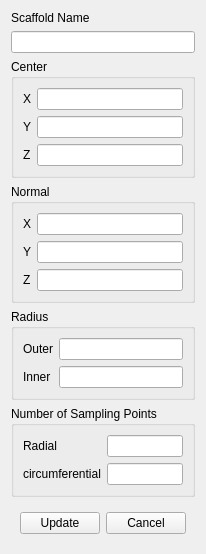
<?xml version="1.0" encoding="UTF-8"?>
<ui version="4.0">
 <class>DiskScaffoldDialog</class>
 <widget class="QWidget" name="DiskScaffoldDialog">
  <property name="geometry">
   <rect>
    <x>0</x>
    <y>0</y>
    <width>198</width>
    <height>540</height>
   </rect>
  </property>
  <property name="windowTitle">
   <string>Form</string>
  </property>
  <layout class="QVBoxLayout" name="verticalLayout">
   <item>
    <widget class="QWidget" name="widget" native="true">
     <layout class="QVBoxLayout" name="verticalLayout_3">
      <property name="leftMargin">
       <number>0</number>
      </property>
      <property name="topMargin">
       <number>0</number>
      </property>
      <property name="rightMargin">
       <number>0</number>
      </property>
      <property name="bottomMargin">
       <number>0</number>
      </property>
      <item>
       <widget class="QLabel" name="label">
        <property name="text">
         <string>Scaffold Name</string>
        </property>
       </widget>
      </item>
      <item>
       <widget class="QLineEdit" name="name"/>
      </item>
     </layout>
    </widget>
   </item>
   <item>
    <widget class="QGroupBox" name="groupBox">
     <property name="title">
      <string>Center</string>
     </property>
     <layout class="QGridLayout" name="gridLayout_2">
      <item row="1" column="0">
       <widget class="QLabel" name="label_11">
        <property name="text">
         <string>Y</string>
        </property>
       </widget>
      </item>
      <item row="0" column="1">
       <widget class="QLineEdit" name="centerX"/>
      </item>
      <item row="0" column="0">
       <widget class="QLabel" name="label_10">
        <property name="text">
         <string>X</string>
        </property>
       </widget>
      </item>
      <item row="1" column="1">
       <widget class="QLineEdit" name="centerY"/>
      </item>
      <item row="2" column="1">
       <widget class="QLineEdit" name="centerZ"/>
      </item>
      <item row="2" column="0">
       <widget class="QLabel" name="label_12">
        <property name="text">
         <string>Z</string>
        </property>
       </widget>
      </item>
     </layout>
    </widget>
   </item>
   <item>
    <widget class="QGroupBox" name="groupBox_1">
     <property name="title">
      <string>Normal</string>
     </property>
     <layout class="QGridLayout" name="gridLayout">
      <item row="1" column="0">
       <widget class="QLabel" name="label_3">
        <property name="text">
         <string>Y</string>
        </property>
       </widget>
      </item>
      <item row="0" column="0">
       <widget class="QLabel" name="label_2">
        <property name="text">
         <string>X</string>
        </property>
       </widget>
      </item>
      <item row="0" column="1">
       <widget class="QLineEdit" name="normalX"/>
      </item>
      <item row="2" column="0">
       <widget class="QLabel" name="label_4">
        <property name="text">
         <string>Z</string>
        </property>
       </widget>
      </item>
      <item row="1" column="1">
       <widget class="QLineEdit" name="normalY"/>
      </item>
      <item row="2" column="1">
       <widget class="QLineEdit" name="normalZ"/>
      </item>
     </layout>
    </widget>
   </item>
   <item>
    <widget class="QGroupBox" name="groupBox_2">
     <property name="title">
      <string>Radius</string>
     </property>
     <layout class="QGridLayout" name="gridLayout_3">
      <item row="0" column="1">
       <widget class="QLineEdit" name="outerRadius"/>
      </item>
      <item row="0" column="0">
       <widget class="QLabel" name="label_5">
        <property name="text">
         <string>Outer</string>
        </property>
       </widget>
      </item>
      <item row="1" column="0">
       <widget class="QLabel" name="label_6">
        <property name="text">
         <string>Inner</string>
        </property>
       </widget>
      </item>
      <item row="1" column="1">
       <widget class="QLineEdit" name="innerRadius"/>
      </item>
     </layout>
    </widget>
   </item>
   <item>
    <widget class="QGroupBox" name="groupBox_3">
     <property name="title">
      <string>Number of Sampling Points</string>
     </property>
     <layout class="QGridLayout" name="gridLayout_4">
      <item row="0" column="0">
       <widget class="QLabel" name="label_7">
        <property name="text">
         <string>Radial</string>
        </property>
       </widget>
      </item>
      <item row="0" column="1">
       <widget class="QLineEdit" name="radialSamples"/>
      </item>
      <item row="1" column="0">
       <widget class="QLabel" name="label_8">
        <property name="text">
         <string>circumferential</string>
        </property>
       </widget>
      </item>
      <item row="1" column="1">
       <widget class="QLineEdit" name="circumferentialSamples"/>
      </item>
     </layout>
    </widget>
   </item>
   <item>
    <spacer name="verticalSpacer">
     <property name="orientation">
      <enum>Qt::Vertical</enum>
     </property>
     <property name="sizeHint" stdset="0">
      <size>
       <width>20</width>
       <height>40</height>
      </size>
     </property>
    </spacer>
   </item>
   <item>
    <widget class="QWidget" name="widget_12" native="true">
     <layout class="QHBoxLayout" name="horizontalLayout_9">
      <item>
       <spacer name="horizontalSpacer_7">
        <property name="orientation">
         <enum>Qt::Horizontal</enum>
        </property>
        <property name="sizeHint" stdset="0">
         <size>
          <width>40</width>
          <height>20</height>
         </size>
        </property>
       </spacer>
      </item>
      <item>
       <widget class="QPushButton" name="ok">
        <property name="text">
         <string>Update</string>
        </property>
       </widget>
      </item>
      <item>
       <widget class="QPushButton" name="cancel">
        <property name="text">
         <string>Cancel</string>
        </property>
       </widget>
      </item>
     </layout>
    </widget>
   </item>
  </layout>
 </widget>
 <resources/>
 <connections/>
</ui>
